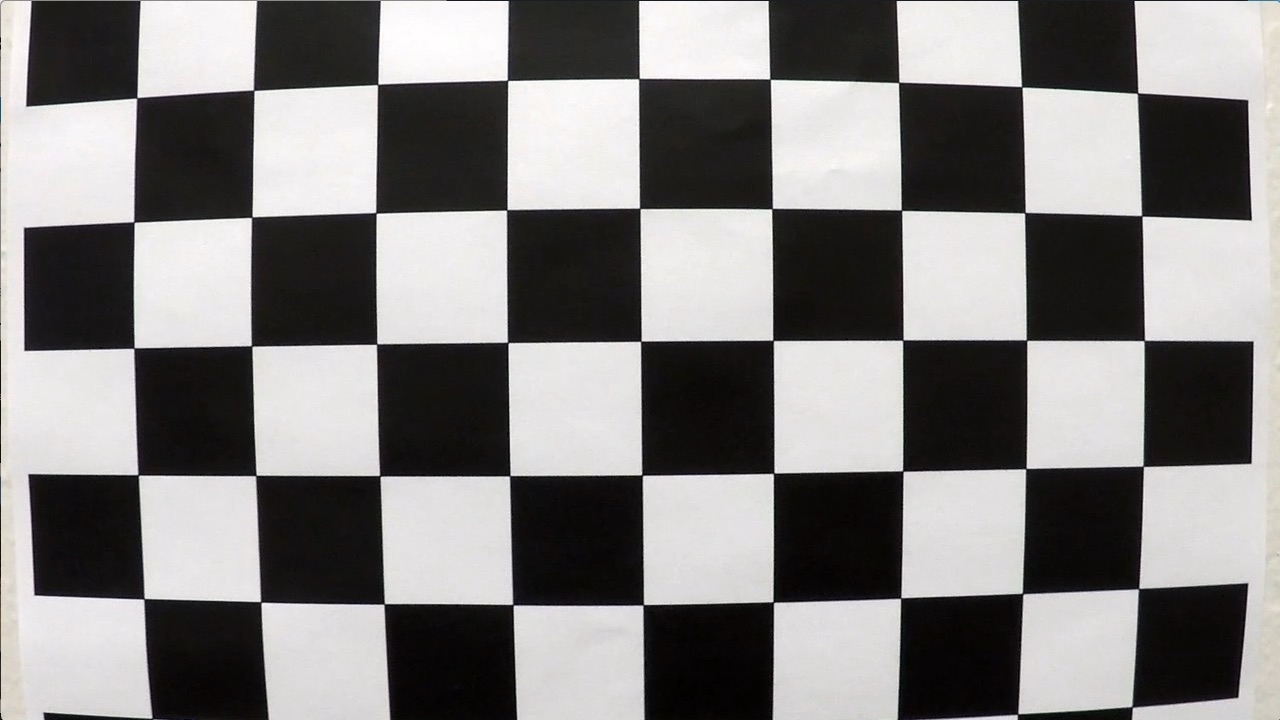
#> input picture lane_detection/camera_cal/calibration1.jpg, 1280 x 720 px
$ python -i lane.py   (imports and definitions only)   (older library calls are emulated)
#> lines starting #> are read from the running program, lines starting #| are printed output that depends on the picture; after the words box and inside, x2 and y2 are one past the last pixel; in counts of white or black regions, pixels touching at a corner belong together
### lane_detection/calibration.py
import numpy as np
import cv2
import matplotlib.image as mpimg
import glob

# Read in and make a list of calibration images
images = glob.glob('lane_detection/camera_cal/calibration*.jpg')

# Array to store object points and image points from all the images

objpoints = []  # 3D points in real world space
imgpoints = []  # 2D points in image plane

def calib():
    """
    To get an undistorted image, we need camera matrix & distortion coefficient
    Calculate them with 9*6 20 chessboard images
    """
    # Prepare object points
    objp = np.zeros((6 * 9, 3), np.float32)
    objp[:, :2] = np.mgrid[0:9, 0:6].T.reshape(-1, 2)  # x,y coordinates

    for fname in images:

        img = mpimg.imread(fname)
#> img is the input picture: shape (720, 1280, 3); mean R, G, B 130.1, 128.4, 127.8
        # Convert to grayscale
        gray = cv2.cvtColor(img, cv2.COLOR_BGR2GRAY)

        # Find the chessboard corners
        ret, corners = cv2.findChessboardCorners(gray, (9, 6), None)
#> ret = False; corners = None

        # If corners are found, add object points, image points
        if ret == True:
            imgpoints.append(corners)
            objpoints.append(objp)
        else:
            continue

    ret, mtx, dist, rvecs, tvecs = cv2.calibrateCamera(objpoints, imgpoints, gray.shape[::-1], None, None)

    return mtx, dist

def undistort(img, mtx, dist):
    """ undistort image """
    return cv2.undistort(img, mtx, dist, None, mtx)

### lane_detection/threshold.py
import numpy as np
import cv2

def sobel_xy(img, orient='x', thresh=(20, 100)):
    """
    Define a function that applies Sobel x or y.
    The gradient in the x-direction emphasizes edges closer to vertical.
    The gradient in the y-direction emphasizes edges closer to horizontal.
    """
    # img = exposure.equalize_hist(img)
    # adaptive histogram equalization
    # img = exposure.equalize_adapthist(img, clip_limit=0.01)

    if orient == 'x':
        abs_sobel = np.absolute(cv2.Sobel(img, cv2.CV_64F, 1, 0))
    if orient == 'y':
        abs_sobel = np.absolute(cv2.Sobel(img, cv2.CV_64F, 0, 1))
    # Rescale back to 8 bit integer
    scaled_sobel = np.uint8(255*abs_sobel/np.max(abs_sobel))
    binary_output = np.zeros_like(scaled_sobel)
    binary_output[(scaled_sobel >= thresh[0]) & (scaled_sobel <= thresh[1])] = 255

    # Return the result
    return binary_output

def mag_thresh(img, sobel_kernel=3, mag_thresh=(0, 255)):
    """
    Define a function to return the magnitude of the gradient
    for a given sobel kernel size and threshold values
    """

    # adaptive histogram equalization
    # img = exposure.equalize_adapthist(img, clip_limit=0.01)

    # Take both Sobel x and y gradients
    sobelx = cv2.Sobel(img, cv2.CV_64F, 1, 0, ksize=sobel_kernel)
    sobely = cv2.Sobel(img, cv2.CV_64F, 0, 1, ksize=sobel_kernel)
    # Calculate the gradient magnitude
    gradmag = np.sqrt(sobelx**2 + sobely**2)
    # Rescale to 8 bit
    scale_factor = np.max(gradmag)/255
    gradmag = (gradmag/scale_factor).astype(np.uint8)
    # Create a binary image of ones where threshold is met, zeros otherwise
    binary_output = np.zeros_like(gradmag)
    binary_output[(gradmag >= mag_thresh[0]) & (gradmag <= mag_thresh[1])] = 255

    # Return the binary image
    return binary_output

def dir_thresh(img, sobel_kernel=3, thresh=(0.7, 1.3)):
    """
    computes the direction of the gradient
    """
    # Calculate the x and y gradients
    sobelx = cv2.Sobel(img, cv2.CV_64F, 1, 0, ksize=sobel_kernel)
    sobely = cv2.Sobel(img, cv2.CV_64F, 0, 1, ksize=sobel_kernel)
    # Take the absolute value of the gradient direction,
    # apply a threshold, and create a binary image result
    absgraddir = np.arctan2(np.absolute(sobely), np.absolute(sobelx))
    binary_output = np.zeros_like(absgraddir)
    binary_output[(absgraddir >= thresh[0]) & (absgraddir <= thresh[1])] = 255
    # Return the binary image
    return binary_output.astype(np.uint8)

def ch_thresh(ch, thresh=(80, 255)):
    binary = np.zeros_like(ch)
    binary[(ch > thresh[0]) & (ch <= thresh[1])] = 255
    return binary

def gradient_combine(img, th_x, th_y, th_mag, th_dir):
    """
    Find lane lines with gradient information of Red channel
    """
    rows, cols = img.shape[:2]
    R = img[220:rows - 12, 0:cols, 2]

    sobelx = sobel_xy(R, 'x', th_x)
    #cv2.imshow('sobel_x', sobelx)
    sobely = sobel_xy(R, 'y', th_y)
    #cv2.imshow('sobel_y', sobely)
    mag_img = mag_thresh(R, 3, th_mag)
    #cv2.imshow('sobel_mag', mag_img)
    dir_img = dir_thresh(R, 15, th_dir)
    #cv2.imshow('result5', dir_img)

    # combine gradient measurements
    gradient_comb = np.zeros_like(dir_img).astype(np.uint8)
    gradient_comb[((sobelx > 1) & (mag_img > 1) & (dir_img > 1)) | ((sobelx > 1) & (sobely > 1))] = 255

    return gradient_comb

def hls_combine(img, th_h, th_l, th_s):
    # convert to hls color space
    hls = cv2.cvtColor(img, cv2.COLOR_BGR2HLS)

    rows, cols = img.shape[:2]
    R = img[220:rows - 12, 0:cols, 2]
    _, R = cv2.threshold(R, 180, 255, cv2.THRESH_BINARY)
    #cv2.imshow('red!!!',R)
    H = hls[220:rows - 12, 0:cols, 0]
    L = hls[220:rows - 12, 0:cols, 1]
    S = hls[220:rows - 12, 0:cols, 2]

    h_img = ch_thresh(H, th_h)
    #cv2.imshow('HLS (H) threshold', h_img)
    l_img = ch_thresh(L, th_l)
    #cv2.imshow('HLS (L) threshold', l_img)
    s_img = ch_thresh(S, th_s)
    #cv2.imshow('HLS (S) threshold', s_img)

    # Two cases - lane lines in shadow or not
    hls_comb = np.zeros_like(s_img).astype(np.uint8)
    hls_comb[((s_img > 1) & (l_img == 0)) | ((s_img == 0) & (h_img > 1) & (l_img > 1))] = 255 # | (R > 1)] = 255
    #hls_comb[((s_img > 1) & (h_img > 1)) | (R > 1)] = 255
    return hls_comb

def comb_result(grad, hls):
    """ give different value to distinguish them """
    result = np.zeros_like(hls).astype(np.uint8)
    #result[((grad > 1) | (hls > 1))] = 255
    result[(grad > 1)] = 100
    result[(hls > 1)] = 255

    return result

### lane_detection/lane.py
import numpy as np
import cv2
from lane_detection.calibration import calib, undistort
from lane_detection.threshold import gradient_combine, hls_combine, comb_result
from lane_detection.finding_lines import Line, warp_image, find_LR_lines, draw_lane, print_road_status, print_road_map


# [1 line that did not run here, left out]
# [1 line that did not run here, left out]

th_sobelx, th_sobely, th_mag, th_dir = (35, 100), (30, 255), (30, 255), (0.7, 1.3)
th_h, th_l, th_s = (10, 100), (0, 60), (85, 255)

# camera matrix & distortion coefficient
mtx, dist = calib()


def lane_detection(undist_img):
    undist_img = cv2.resize(undist_img, None, fx=1 / 2, fy=1 / 2, interpolation=cv2.INTER_AREA)
    rows, cols = undist_img.shape[:2]

    combined_gradient = gradient_combine(undist_img, th_sobelx, th_sobely, th_mag, th_dir)
    combined_hls = hls_combine(undist_img, th_h, th_l, th_s)
    combined_result = comb_result(combined_gradient, combined_hls)

    c_rows, c_cols = combined_result.shape[:2]
    s_LTop2, s_RTop2 = [c_cols / 2 - 24, 5], [c_cols / 2 + 24, 5]
    s_LBot2, s_RBot2 = [110, c_rows], [c_cols - 110, c_rows]

    src = np.float32([s_LBot2, s_LTop2, s_RTop2, s_RBot2])
    dst = np.float32([(170, 720), (170, 0), (550, 0), (550, 720)])

    warp_img, M, Minv = warp_image(combined_result, src, dst, (720, 720))
    searching_img = find_LR_lines(warp_img, left_line, right_line)
    w_comb_result, w_color_result = draw_lane(searching_img, left_line, right_line)

    # Drawing the lines back down onto the road
    color_result = cv2.warpPerspective(w_color_result, Minv, (c_cols, c_rows))
    lane_color = np.zeros_like(undist_img)
    lane_color[220:rows - 12, 0:cols] = color_result
    #result = cv2.addWeighted(undist_img, 1, lane_color, 0.3, 0)
    lane_color = cv2.resize(lane_color,None,fx=2,fy=2,interpolation=cv2.INTER_AREA)
    return lane_color

# [2 lines not run here, left out]

>>> import cv2
>>> picture = cv2.imread('camera_cal/calibration1.jpg')
>>> result = lane_detection(picture)
#> in gradient_combine, `sobelx = sobel_xy(R, 'x', th_x)`:
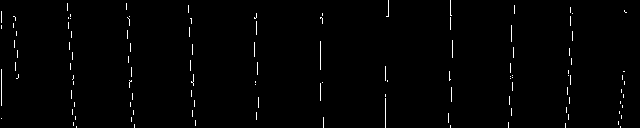
#> sobelx: shape (128, 640); 1.1% white in thin lines or dots
#> in gradient_combine, `sobely = sobel_xy(R, 'y', th_y)`: sobely: shape (128, 640); 4.1% white; 3 white regions (1 under 20 px), largest, box (x1, y1, x2, y2) and area: (16, 70, 625, 84) 1716, (13, 11, 627, 20) 1645
#> in mag_thresh, `gradmag = np.sqrt(sobelx**2 + sobely**2)`:
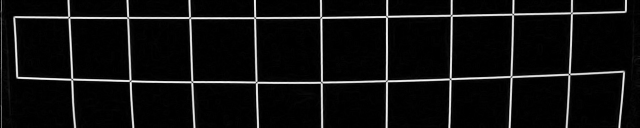
#> gradmag: shape (128, 640) float64; min 0, max 866.9, mean 54.9; drawn with min black and max white
#> in mag_thresh, `scale_factor = np.max(gradmag)/255`: scale_factor = 3.4
#> in gradient_combine, `mag_img = mag_thresh(R, 3, th_mag)`: mag_img: shape (128, 640); 8.5% white; 2 white regions, box (x1, y1, x2, y2) and area: (13, 0, 627, 128) 6849, (0, 0, 2, 128) 129
#> in dir_thresh, `sobely = cv2.Sobel(img, cv2.CV_64F, 0, 1, ksize=sobel_kernel)`:
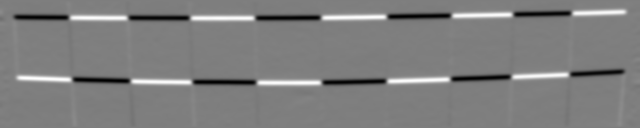
#> sobely: shape (128, 640) float64; min -5.85e+09, max 5.89e+09, mean -7611325.8; drawn with min black and max white
#> in dir_thresh, `absgraddir = np.arctan2(np.absolute(sobely), np.absolute(sobelx))`:
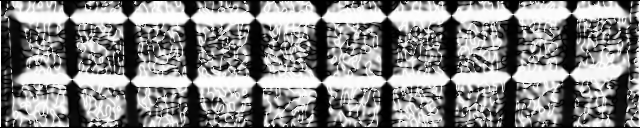
#> absgraddir: shape (128, 640) float64; min 0, max 1.57, mean 0.826; drawn with min black and max white
#> in gradient_combine, `dir_img = dir_thresh(R, 15, th_dir)`: dir_img: shape (128, 640); 25.6% white in thin lines or dots
#> in lane_detection, `combined_gradient = gradient_combine(undist_img, th_sobelx, th_sobely,..`: combined_gradient: shape (128, 640); 0.08% white in thin lines or dots, all inside (x1, y1, x2, y2) = (1, 10, 627, 84)
#> in hls_combine, `hls = cv2.cvtColor(img, cv2.COLOR_BGR2HLS)`: hls: shape (360, 640, 3); mean of channels 0, 1, 2 81.6, 129, 21.8
#> in hls_combine, `_, R = cv2.threshold(R, 180, 255, cv2.THRESH_BINARY)`:
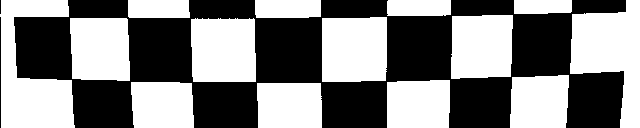
#> R: shape (128, 640); 51.3% white; 3 black regions (1 under 20 px), largest, box (x1, y1, x2, y2) and area: (14, 0, 626, 128) 39772, (0, 17, 1, 128) 111
#> in hls_combine, `H = hls[220:rows - 12, 0:cols, 0]`:
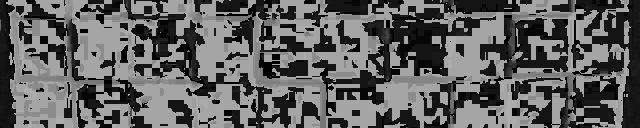
#> H: shape (128, 640); min 0, max 177, mean 96.2
#> in hls_combine, `h_img = ch_thresh(H, th_h)`: h_img: shape (128, 640); 34.1% white; 210 white regions (97 under 20 px), largest, box (x1, y1, x2, y2) and area: (576, 0, 640, 128) 3445, (480, 18, 568, 77) 1817, (389, 6, 448, 76) 1549
#> in hls_combine, `l_img = ch_thresh(L, th_l)`: l_img: shape (128, 640); 46.9% white; 7 white regions, largest, box (x1, y1, x2, y2) and area: (15, 0, 513, 128) 22665, (512, 14, 572, 77) 3550, (450, 77, 511, 128) 2975
#> in hls_combine, `s_img = ch_thresh(S, th_s)`: s_img: shape (128, 640); 1.2% white; 114 white regions (102 under 20 px), largest, box (x1, y1, x2, y2) and area: (432, 52, 445, 66) 91, (368, 112, 383, 128) 88, (338, 118, 348, 128) 82
#> in lane_detection, `combined_hls = hls_combine(undist_img, th_h, th_l, th_s)`:
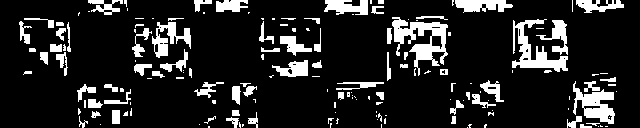
#> combined_hls: shape (128, 640); 14.5% white; 162 white regions (90 under 20 px), largest, box (x1, y1, x2, y2) and area: (392, 17, 448, 76) 1335, (512, 19, 568, 72) 1068, (573, 81, 615, 124) 859
#> (the run stopped early here; a loop or call above may not have finished)
